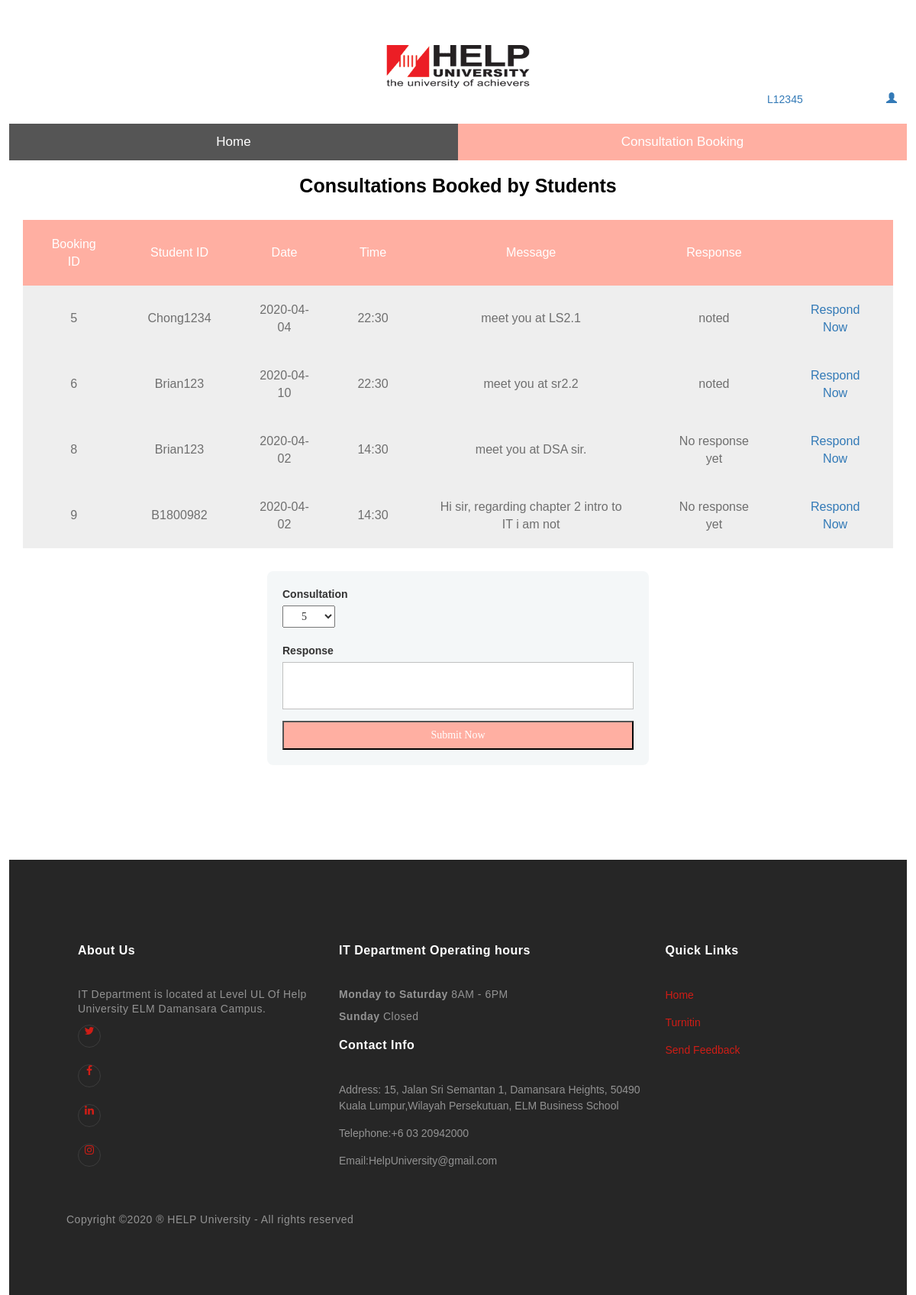
The app's page /brian/booking.php (signed in) with its own data.
### tables this page shows
CREATE TABLE IF NOT EXISTS `booking` (
  `bookingID` int(11) NOT NULL AUTO_INCREMENT,
  `studentID` varchar(50) NOT NULL,
  `lecturerID` text NOT NULL,
  `date` date NOT NULL,
  `time` varchar(50) NOT NULL,
  `message` varchar(200) NOT NULL,
  `response` varchar(50) NOT NULL,
  PRIMARY KEY (`bookingID`)
);

### brian/booking.php (the view, shortened to what this page needs)
<?php
$db = mysqli_connect('localhost', 'root', '', 'unregister');
$lecturerID=$_SESSION['lecturerID'];
$results = mysqli_query($db, "SELECT * FROM booking WHERE lecturerID='".$lecturerID."'");
$bookingID="";
$response="";
$results2 = mysqli_query($db, "SELECT * FROM booking WHERE lecturerID='".$lecturerID."'");
?>
<!DOCTYPE html>
<html lang="en">
<head>
    <link rel="stylesheet" href="https://maxcdn.bootstrapcdn.com/bootstrap/3.4.0/css/bootstrap.min.css">
    <link rel="stylesheet" href="https://cdnjs.cloudflare.com/ajax/libs/font-awesome/4.7.0/css/font-awesome.min.css">
	<link href="css/lecturerIndexCss.css" rel="stylesheet" type="text/css">
	</head>
<body>
<header>
<div>
<figure><img src="pics/Help-University-Logo.PNG" alt="Logo" width="200" height="150"></figure>
</div>
</header>
<ul class="nav navbar-nav">
        <li class="dropdown">
          <a href="#" class="dropdown-toggle" data-toggle="dropdown"><?php echo $lecturerID; ?><span class="glyphicon glyphicon-user pull-right"></span></a>
        </li>
      </ul>
<nav>
<div id="navbar">
   <a href="lecturerIndex.php">Home</a>
  <a class="active" href="booking.php">Consultation Booking</a>
</div>
</nav>
<main>
<div class="container" style="text-align:center;">
<h2>Consultations Booked by Students</h2>
<?php if(isset($empty)){
  echo $empty;
}else{ ?>
<table class="flat-table">
<tr>
<th>Booking ID</th>
<th>Student ID</th>
<th>Date</th>
<th>Time</th>
<th>Message</th>
<th>Response</th>
<th></th>
</tr>
<?php while ($row= mysqli_fetch_array($results)) { ?>
<tr>
<td><?php echo $row['bookingID']?></td>
<td><?php echo $row['studentID']?></td>
<td><?php echo $row['date']?></td>
<td><?php echo $row['time']?></td>
<td><?php echo $row['message']?></td>
<td><?php echo $row['response']?></td>
<td><a href="booking.php?bookingID=<?php echo $row['bookingID']; ?>">Respond Now</a></td>
</tr>
<?php } ?>
</table>
<form method="POST" action="" class="form-style-5">
  <label>Consultation </label>
  <select name="bookings">
<?php while ($row=mysqli_fetch_array($results2)){ ?>
<option value="<?php echo $row['bookingID'] ?>" <?php if($bookingID===$row['bookingID']) echo 'selected=selected'; ?> ><?php echo $row['bookingID'] ?></option>
<?php } ?>
  </select><br>
  <label>Response</label>
  <input type="text" name="response" value="<?php echo $response ?>">
  <button type="submit" name="submit">Submit Now</button>
</form>
<?php } ?>
</div>
</main>
<footer class=site-footer >
      <div class="container">
        <div class="row mb-5">
          <div class="col-md-4 mb-5">
            <h3>About Us</h3>
            <p class="mb-5">IT Department is located at Level UL Of Help University ELM Damansara Campus.</p>
            <ul class="list-unstyled footer-link d-flex footer-social">
              <li><a href="#" class="p-2"><span class="fa fa-twitter"></span></a></li>
              <li><a href="#" class="p-2"><span class="fa fa-facebook"></span></a></li>
              <li><a href="#" class="p-2"><span class="fa fa-linkedin"></span></a></li>
              <li><a href="#" class="p-2"><span class="fa fa-instagram"></span></a></li>
            </ul>
          </div>
          <div class="col-md-5 mb-5">
            <div class="mb-5">
              <h3>IT Department Operating hours</h3>
              <p><strong class="d-block">Monday to Saturday</strong> 8AM - 6PM</p>
			  <p><strong class="d-block">Sunday</strong> Closed</p>
            </div>
            <div>
              <h3>Contact Info</h3>
              <ul class="list-unstyled footer-link">
                <li class="d-block">
                  <span class="d-block">Address:</span>
                  <span class="text-white">15, Jalan Sri Semantan 1, Damansara Heights, 50490 Kuala Lumpur,Wilayah Persekutuan, ELM Business School</span></li>
                <li class="d-block"><span class="d-block">Telephone:</span><span class="text-white">+6 03 20942000</span></li>
                <li class="d-block"><span class="d-block">Email:</span><span class="text-white">HelpUniversity@gmail.com</span></li>
              </ul>
            </div>
          </div>
          <div class="col-md-3 mb-5">
            <h3>Quick Links</h3>
            <ul class="list-unstyled footer-link">
              <li><a href="lecturerIndex.php">Home</a></li>
              <li><a href="https://www.turnitin.com/login_page.asp">Turnitin</a></li>
			  <li><a href = "mailto:HelpUniversity@gmail.com">Send Feedback</a></li>
            </ul>
          </div>
          <div class="col-md-3">
          </div>
        </div>
        <div class="row">
          <div class="col-12 text-md-center text-left">
            <p>
       Copyright &copy;2020 ® HELP University - All rights reserved
     </p>
          </div>
        </div>
      </div>
    </footer>
</body>
</html>

### brian/css/lecturerIndexCss.css (style rules this page uses)
* { font-family:arial; }
* { box-sizing: border-box }
body, html { overflow-x: hidden; }
body { display: flex; flex-direction: column; margin:1%; }
.nav { left:90%; margin-left:-90px; top:105px; position:absolute; }
.dropdown { background:#fff; width:200px; }
html { height: 100%; }
body { font-family: Arial, Helvetica, sans-serif; }
figure { text-align:center; }
#navbar { overflow: hidden; background-color: #333; }
#navbar { width: 100%; background-color: #555; overflow: auto; }
.active { background-color:#FFAFA2; color:white; }
#navbar a { float: left; padding: 12px; color: white; text-decoration: none; font-size: 17px; width: 50%; text-align: center; display: block; }
h3 { color:black; font-size:30px; letter-spacing:0.5px; padding-bottom:20px; font-weight:bold; }
p { line-height:190%; }
.row { padding-bottom:20px; padding-top:20px; }
input { border:1px solid silver; padding:20px; display:block; margin-bottom:15px; width:100%; }
::placeholder { color:silver; font-size:15px; }
button { background-color:silver; padding:7px; width:100%; }
main { margin-bottom:8%; }
* { box-sizing: border-box; }
ul { list-style-type: none; }
body { font-family: Verdana, sans-serif; }
.container h2 { padding-bottom:20px; color:black; font-size:25px; font-weight:bold; }
form input { border:1px solid silver; padding:20px; display:block; margin-bottom:15px; width:100%; }
form ::placeholder { color:silver; font-size:15px; }
.row { margin-left:5%; margin-right:5%; }
p { line-height:130%; letter-spacing:0.5px; }
.site-footer { padding: 5em 0; background: #262626; color: rgba(255, 255, 255, 0.5); }
.site-footer p:last-child { margin-bottom: 0; }
.site-footer a { color: #cf1d16; }
.site-footer h3 { font-size: 16px; margin-bottom: 20px; font-weight: bold; color: #fff; }
.site-footer .footer-link li { line-height: 1.5; margin-bottom: 15px; }
.footer-social a { line-height: 0; border-radius: 50%; margin: 0 5px 5px 0; border: 1px solid rgba(255, 255, 255, 0.1); width: 30px; height: 30px; text-align: center; display: inline-block; }

### brian/booking.php (style rules this page uses)
.flat-table { font-family: sans-serif; -webkit-font-smoothing: antialiased; font-size: 115%; overflow: auto; width: auto; margin:auto; }
th { background-color: #FFAFA2; color: white; font-weight: normal; padding: 20px 30px; text-align: center; }
td { background-color: rgb(238, 238, 238); color: rgb(111, 111, 111); padding: 20px 30px; }
.form-style-5 { max-width: 500px; padding: 10px 20px; background: #f4f7f8; margin: 30px auto; padding: 20px; background: #f4f7f8; border-radius: 8px; font-family: Georgia, "Times New Roman", Times, serif; }
button { background-color: #FFAFA2; color: white; padding: 7px; width: 100%; }
select { padding: 5px 20px; display:flex; justify-content:left; }
label { display:flex; justify-content:left; }

### records on screen
booking: bookingID "5", studentID "Chong1234", date "2020-04-04", time "22:30", message "meet you at LS2.1", response "noted"
booking: bookingID "6", studentID "Brian123", date "2020-04-10", time "22:30", message "meet you at sr2.2", response "noted"
booking: bookingID "8", studentID "Brian123", date "2020-04-02", time "14:30", message "meet you at DSA sir.", response "No response yet"
booking: bookingID "9", studentID "B1800982", date "2020-04-02", time "14:30", message "Hi sir, regarding chapter 2 intro to IT i am not", response "No response yet"

### other values on screen
$lecturerID "L12345"
form field bookings "5"
